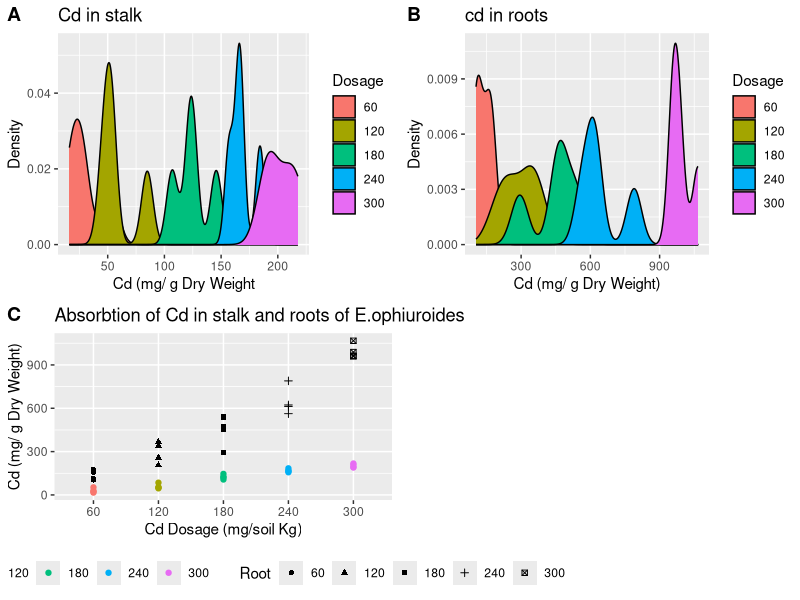
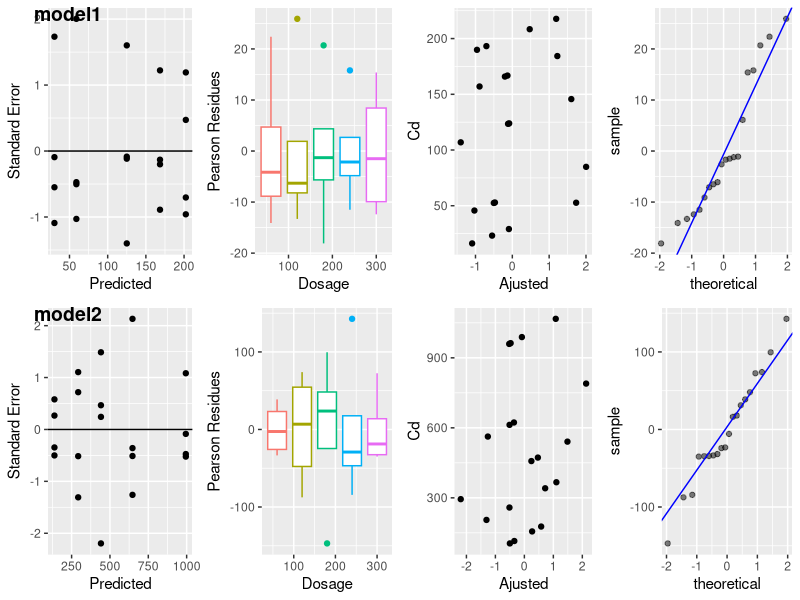
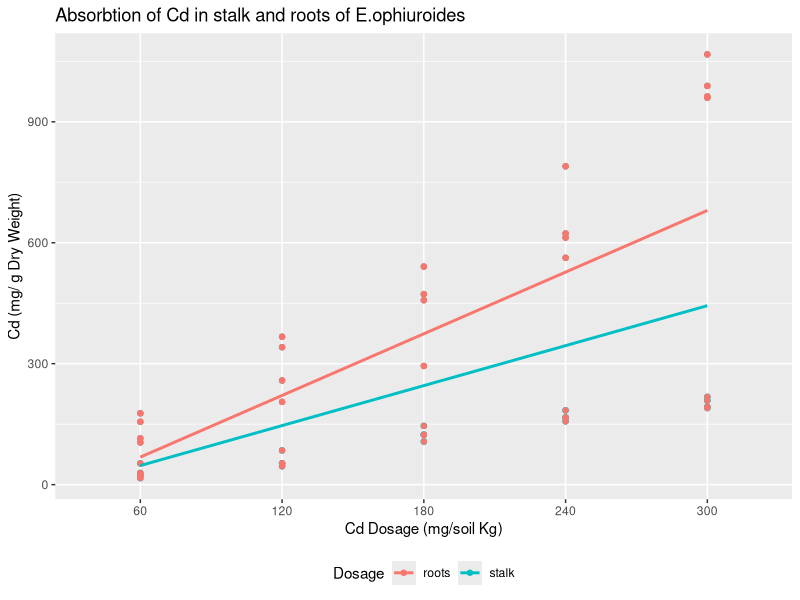

Generate these figures, in order, with R:
## ---- chunk 1
knitr::opts_chunk$set(echo = TRUE)
## ---- chunk 2
Dosage = c(
  60, 60, 60, 60,
  120, 120, 120, 120,
  180, 180, 180, 180,
  240, 240, 240, 240,
  300, 300, 300, 300)

CdStalk = c(
  23.2, 16.2, 52.7, 29.1,
  52.5, 45.7, 52.9, 84.9,
  123.5, 106.9, 123.9, 145.7,
  166.8, 165.9, 184.3, 157,
  208.4, 189.9, 217.7, 193.2
)

CdRoot = c(
  104.6, 156, 114.9, 176.9,
  258.4, 340.9, 205.3, 366.8,
  457.5, 540.8, 472.5, 294.3, 
  612.7, 789.6, 622.9, 562.6, 
  988.9, 1067.1, 959.6, 962.9
)
Cd = data.frame(Dosage, CdStalk, CdRoot)
Cd
summary(Cd)
## ---- chunk 3
#Libraries used

library(ggplot2)
library(car)
library(ggpubr)
## ---- chunk 4
DispGraph = function(df,x,y) {
  x = x
  y = y
  p = ggplot(df, aes(x = x, y = y)) +
    geom_point() +
    geom_abline(slope = 0, intercept = 0) +
    labs(x = "Predicted", y = "Standard Error")
  
  return(p)
}

ValidGraph = function(df,x,y) {
  x = x
  y = y
  p = ggplot(df, aes(x = x, y = y)) +
    geom_point() +
    geom_abline(slope = 1, intercept = 0) +
    labs(x = "Ajusted", y = "Cd")
}

ResponseGraph = function(df, x, y) {
  x = x
  y = y
  p = ggplot(df, aes(x = x, y = y))+
    geom_boxplot(aes(color = Dosage)) +
    labs(x = "Dosage", y = "Pearson Residues") +
    theme(legend.position = "none")
}

ggQQ = function(LM) # argument: a linear model
{
  y = quantile(LM$resid[!is.na(LM$resid)], c(0.25, 0.75))
  x = qnorm(c(0.25, 0.75))
  slope = diff(y)/diff(x)
  int = y[1L] - slope * x[1L]
  p = ggplot(LM, aes(sample = resid(LM))) +
    stat_qq(alpha = 0.5) +
    geom_abline(slope = slope, intercept = int, color="blue")
  
  return(p)
}
## ---- chunk 5
Cd$Dosage = as.factor(Cd$Dosage)
CdStalkDens = ggplot() +
  geom_density(data = Cd, aes(x = CdStalk, fill = Cd$Dosage)) +
  labs(x = "Cd (mg/ g Dry Weight", y = "Density", fill = "Dosage", title = "Cd in stalk")

CdRootDens = ggplot() +
  geom_density(data = Cd, aes(x = CdRoot, fill = Cd$Dosage)) +
  labs(x = "Cd (mg/ g Dry Weight)", y = "Density", fill = "Dosage", title = "cd in roots")

gCd = ggplot() +
  geom_point(data = Cd, aes(x = Cd$Dosage, y = Cd$CdStalk, colour = Cd$Dosage)) + 
  labs(x = "Cd Dosage (mg/soil Kg)" , y = "Cd (mg/ g Dry Weight)", title = "Absorbtion of Cd in stalk and roots of E.ophiuroides",
       colour = "Stalk", shape = "Root") +
  geom_point(data = Cd, aes(x = Dosage, y = Cd$CdRoot, shape = Cd$Dosage)) +
  theme(legend.position = "bottom")

ggarrange(CdStalkDens, CdRootDens, gCd, 
          labels = c("A", "B", "C"))

## ---- chunk 6
model1 = lm(Cd$CdStalk ~ Cd$Dosage, data = Cd)

model2 = lm(Cd$CdRoot ~ Dosage, data = Cd)

## ---- chunk 7

errorm1 = resid(model1) ##residues
errorm2 = resid(model2)
standard_errorm1 = rstandard(model1) ##standard residues
standard_errorm2 = rstandard((model2))
predictedm1  = predict(model1) #predicted residues
predictedm2 = predict(model2)

res = cbind(Cd$Dosage, Cd$CdStalk, Cd$CdRoot, errorm1, errorm2, round(standard_errorm1,2), round(standard_errorm2, 2), predictedm1, predictedm2)
colnames(res) = c("Dosage", "CdStalk", "CdRoots", "Error_m1", "Error_m2", "Stan_Error_m1", "Stan_Error_m2", "Predicted_m1", "Predicted_m2")
res = as.data.frame(res)
## ---- chunk 8
##Predicted versus Standard Error
DGm1 = DispGraph(Cd, predictedm1, standard_errorm1)
DGm2 = DispGraph(Cd, predictedm2, standard_errorm2)

#Response Graph
RGm1 = ResponseGraph(Cd, Dosage, errorm1)
RGm2 = ResponseGraph(Cd, Dosage, errorm2)

#Validation Graph
VGm1 = ValidGraph(Cd, standard_errorm1, CdStalk)
VGm2 = ValidGraph(Cd, standard_errorm2, CdRoot)

#QQplot
QQm1 = ggQQ(model1)
QQm2 = ggQQ(model2)

ggarrange(DGm1, RGm1, VGm1, QQm1, DGm2, RGm2, VGm2, QQm2,
          ncol = 4, nrow = 2, labels = c("model1", "", "", "", "model2"))
## ---- chunk 9

CdTotal = Cd$CdStalk + CdRoot
## ---- chunk 10
Shap.Testm1 = shapiro.test(errorm1)
Shap.Testm2 = shapiro.test(errorm2)

Homo.Testm1 = leveneTest(Cd$CdStalk,Cd$Dosage)
Homo.Testm2 = leveneTest(Cd$CdRoot, Cd$Dosage)

tests = cbind("p-value", round(Shap.Testm1$p.value,3), round(Homo.Testm1$`Pr(>F)`,3), round(Shap.Testm2$p.value,3), round(Homo.Testm2$`Pr(>F)`,3))
colnames(tests) = c("", "Shapiro m1", "Levene m1", "Shapiro m2", "Levene m2")
tests[1,]
## ---- chunk 11

place = c(
   rep("stalk", 60), rep("roots", 60)
)
CdPlant = c(  23.2, 16.2, 52.7, 29.1,
  52.5, 45.7, 52.9, 84.9,
  123.5, 106.9, 123.9, 145.7,
  166.8, 165.9, 184.3, 157,
  208.4, 189.9, 217.7, 193.2,
  104.6, 156, 114.9, 176.9,
  258.4, 340.9, 205.3, 366.8,
  457.5, 540.8, 472.5, 294.3, 
  612.7, 789.6, 622.9, 562.6, 
  988.9, 1067.1, 959.6, 962.9
)
  
Cd = data.frame(Dosage, CdPlant, place)
Cd$Dosage = as.factor(Cd$Dosage)
Cd$place = as.factor(Cd$place)
gCd = ggplot(data = Cd, aes(x = Cd$Dosage, y = CdPlant, group = place, colour = place)) +
  geom_point(aes(colour = place)) +
  geom_smooth(method = "lm", se = FALSE)+
  labs(x = "Cd Dosage (mg/soil Kg)" , y = "Cd (mg/ g Dry Weight)", title = "Absorbtion of Cd in stalk and roots of E.ophiuroides",
       colour = "Dosage", group = "Place") +
  theme(legend.position = "bottom")

gCd

#Determination coefficient
R2m1 = summary(model1)$r.squared
R2m2 = summary(model2)$r.squared
slope = summary(model1)$intercept
## ---- chunk 12
sumModel1 = summary(model1)$coefficients
sumModel1
sumModel2 = summary(model2)$coefficients
seperate = "Model2"
sumModels = rbind(sumModel1, seperate, sumModel2)

sumModels
